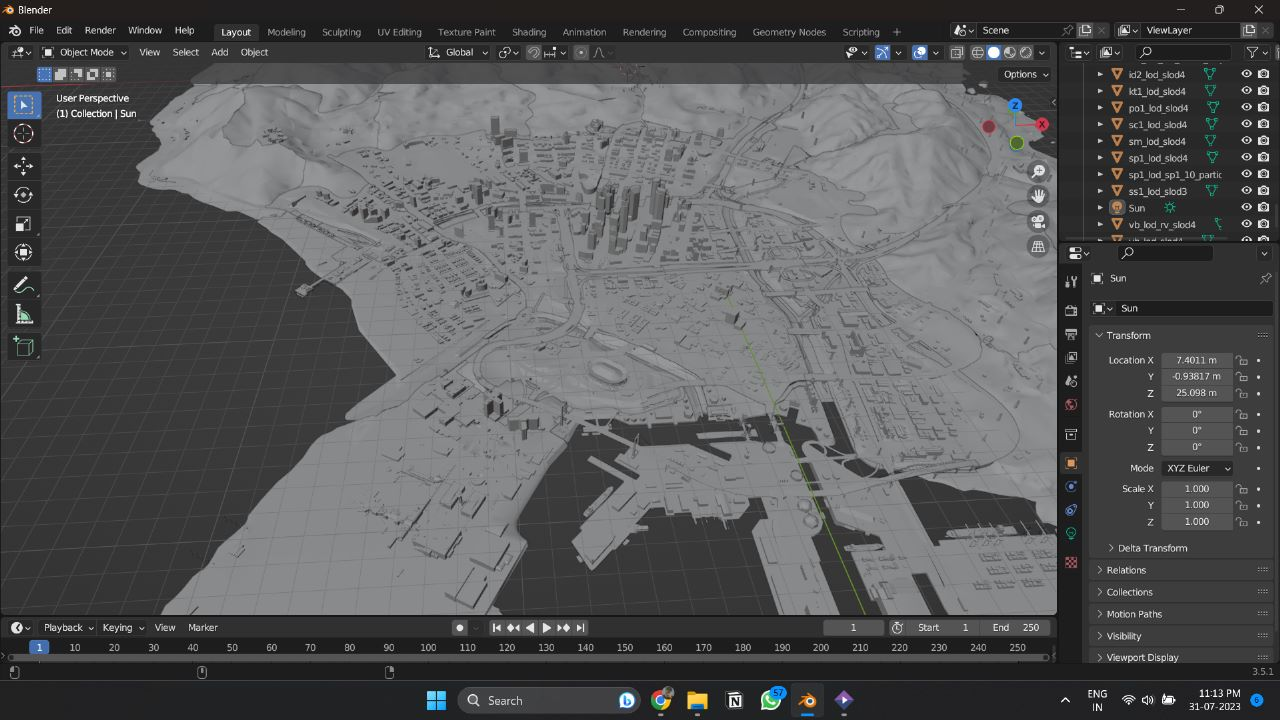
#> input picture 3D.jpg, 1280 x 720 px, given in place of WhatsApp Image 2023-11-28 at 18.20.45_71d23d00.jpg, which was not available
$ python monochrome.py
#> lines starting #> are read from the running program, lines starting #| are printed output that depends on the picture; after the words box and inside, x2 and y2 are one past the last pixel; in counts of white or black regions, pixels touching at a corner belong together; pictures that were not available may be replaced by others from this repository, and a replacement may not be noted
import cv2
import numpy as np

def save_image(image, filename):
    cv2.imwrite(filename, image)
    print(f"Image saved as '{filename}'.")

# Read the resized image
image = cv2.imread(r'C:\Users\kshitij\OneDrive\Desktop\WhatsApp Image 2023-11-28 at 18.20.45_71d23d00.jpg')
#> image is the input picture: shape (720, 1280, 3); mean B, G, R 86.7, 85.8, 85.3

# Convert the image to grayscale
gray = cv2.cvtColor(image, cv2.COLOR_BGR2GRAY)

# Apply Canny edge detection
edges = cv2.Canny(gray, 50, 150)
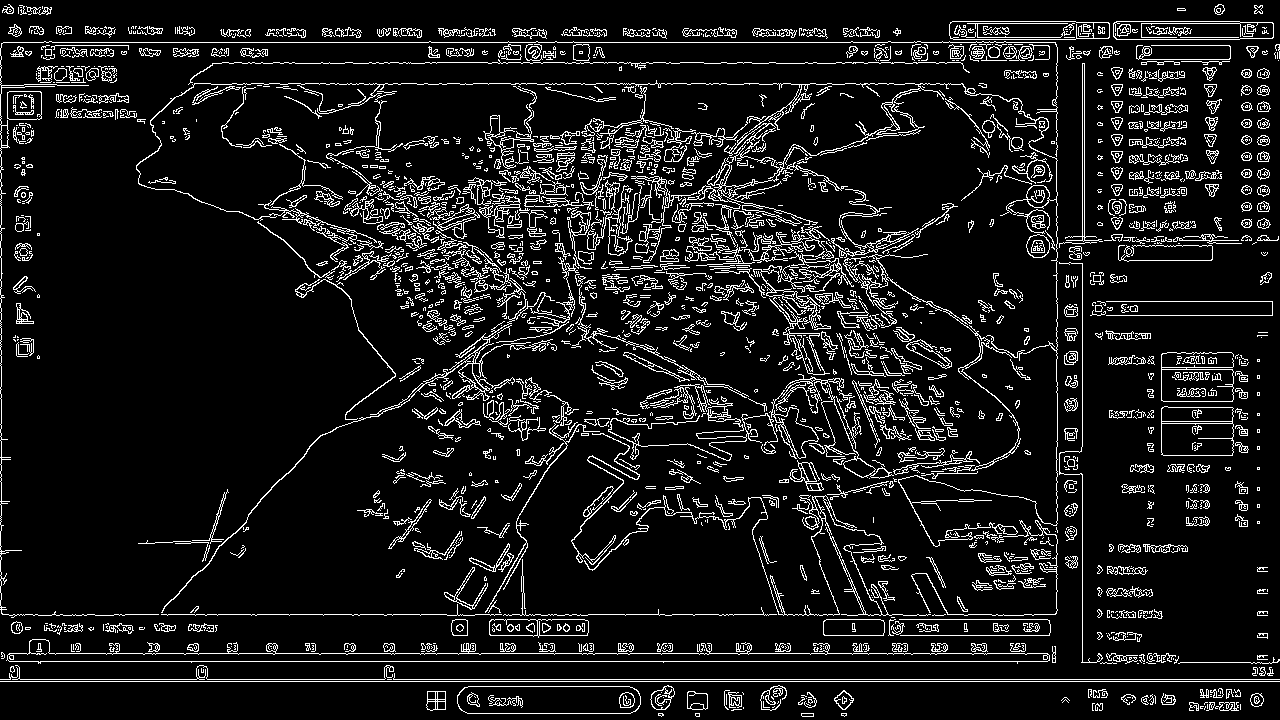
#> edges: shape (720, 1280); 9.6% white in thin lines or dots

# Find contours in the image
contours, _ = cv2.findContours(edges, cv2.RETR_EXTERNAL, cv2.CHAIN_APPROX_SIMPLE)
#> contours = 1848 contours, 1418 with area under 20; largest, box (x1, y1, x2, y2) and area: (6, 639, 1050, 664) 8758, (457, 686, 641, 714) 4802, (1161, 406, 1234, 456) 3432, (1113, 21, 1274, 40) 2804, (949, 21, 1110, 40) 2802

# Create a black canvas to draw the traced image
traced_image = np.zeros_like(image)

# Draw the contours on the traced image with a monochrome color (e.g., white)
color = (255, 255, 255)  # White color
cv2.drawContours(traced_image, contours, -1, color, 1)
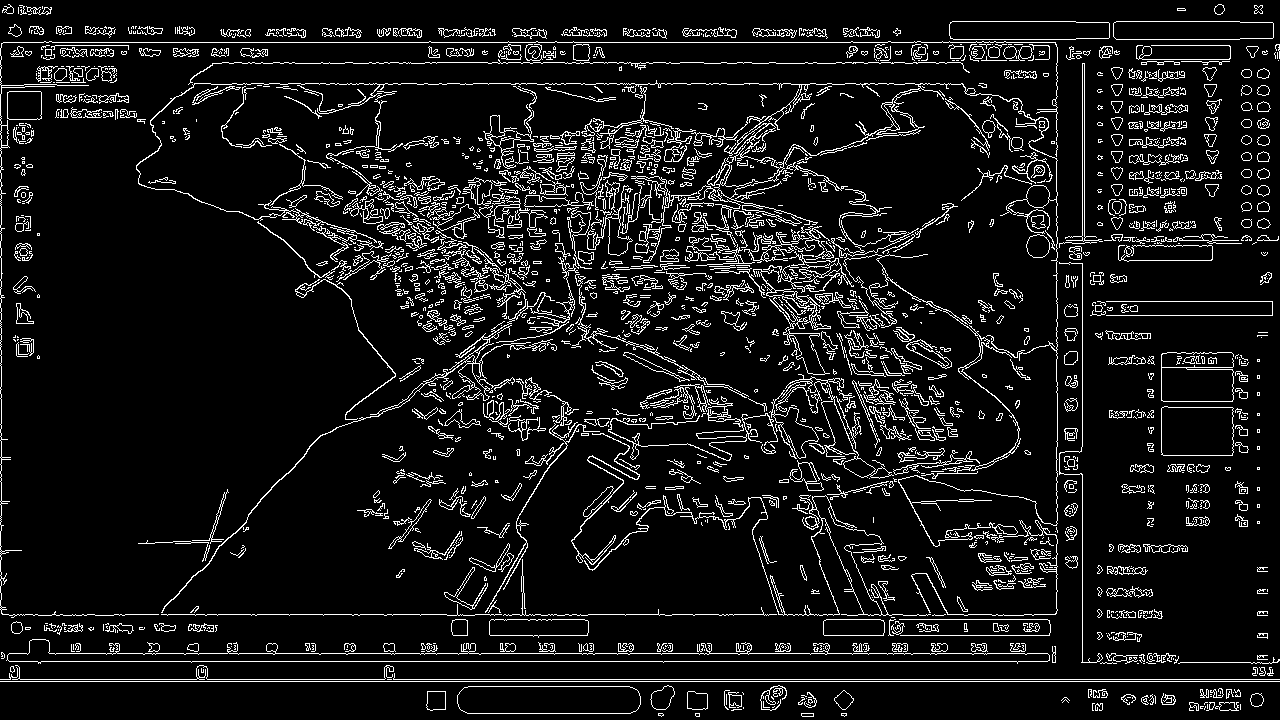
#> traced_image: shape (720, 1280, 3); 8.7% white in thin lines or dots

# Display the original image and the traced image in separate windows
cv2.imshow('Original Image', image)
cv2.imshow('Monochrome Traced Image', traced_image)

# Save the traced image to your computer
save_image(traced_image, 'monochrome_traced_image.jpg')

# Wait for a key press and close the windows on pressing the 'Esc' key
if cv2.waitKey(0) & 0xff == 27:
#> (key Esc is pressed here)
    cv2.destroyAllWindows()

$ run again, on Hero_Page.jpg
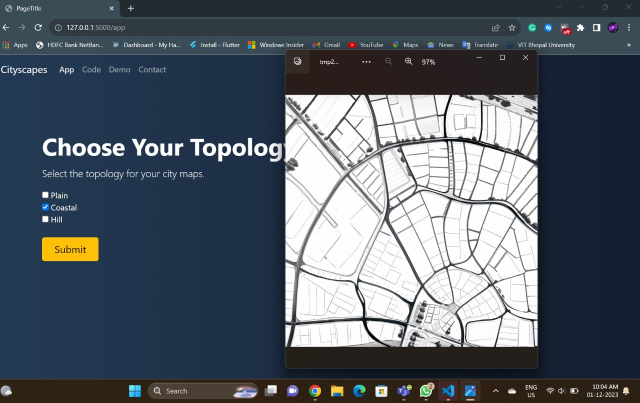
#> input picture Hero_Page.jpg, 1280 x 805 px, given in place of WhatsApp Image 2023-11-28 at 18.20.45_71d23d00.jpg, which was not available (shown at 1/2 size)
#> image is the input picture: shape (805, 1280, 3); mean B, G, R 104.6, 94.4, 85.8
#> `edges = cv2.Canny(gray, 50, 150)`:
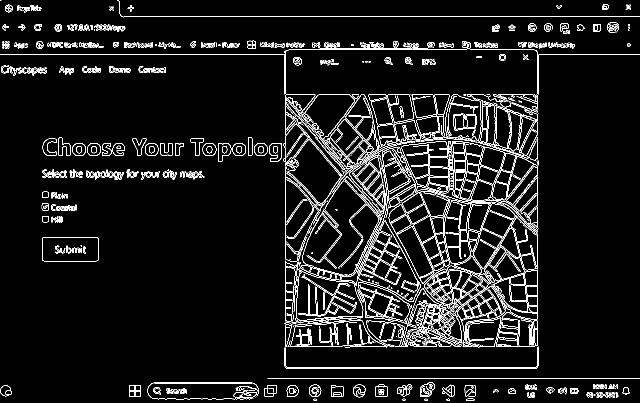
#> edges: shape (805, 1280) (shown at 1/2 size); 6.1% white in thin lines or dots
#> contours = 790 contours, 577 with area under 20; largest, box (x1, y1, x2, y2) and area: (716, 282, 1076, 694) 55482, (891, 189, 1076, 305) 10970, (920, 284, 1010, 401) 6480, (592, 189, 889, 338) 6204, (84, 474, 198, 523) 5366
#> `cv2.drawContours(traced_image, contours, -1, color, 1)`:
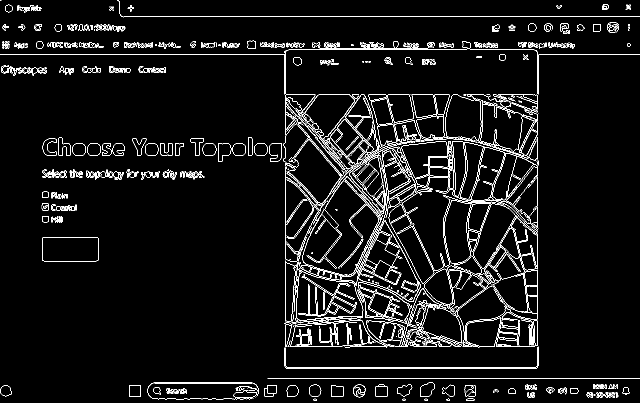
#> traced_image: shape (805, 1280, 3) (shown at 1/2 size); 4.9% white in thin lines or dots
